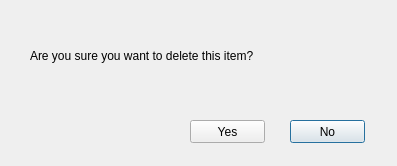
<?xml version="1.0" encoding="UTF-8"?>
<ui version="4.0">
 <class>Dialog</class>
 <widget class="QDialog" name="Dialog">
  <property name="geometry">
   <rect>
    <x>0</x>
    <y>0</y>
    <width>397</width>
    <height>166</height>
   </rect>
  </property>
  <property name="windowTitle">
   <string>Dialog</string>
  </property>
  <property name="styleSheet">
   <string notr="true">/**************************************************************/
/*														MAIN WINDOW 											*/

* {
}

QLabel {
font: 12pt &quot;MS Shell Dlg 2&quot;;
}</string>
  </property>
  <widget class="QPushButton" name="NoBtn">
   <property name="geometry">
    <rect>
     <x>290</x>
     <y>120</y>
     <width>75</width>
     <height>23</height>
    </rect>
   </property>
   <property name="text">
    <string>No</string>
   </property>
  </widget>
  <widget class="QLabel" name="label">
   <property name="geometry">
    <rect>
     <x>30</x>
     <y>30</y>
     <width>311</width>
     <height>51</height>
    </rect>
   </property>
   <property name="text">
    <string>Are you sure you want to delete this item?</string>
   </property>
   <property name="wordWrap">
    <bool>true</bool>
   </property>
  </widget>
  <widget class="QPushButton" name="yesBtn">
   <property name="geometry">
    <rect>
     <x>190</x>
     <y>120</y>
     <width>75</width>
     <height>23</height>
    </rect>
   </property>
   <property name="text">
    <string>Yes</string>
   </property>
  </widget>
 </widget>
 <resources/>
 <connections/>
</ui>
